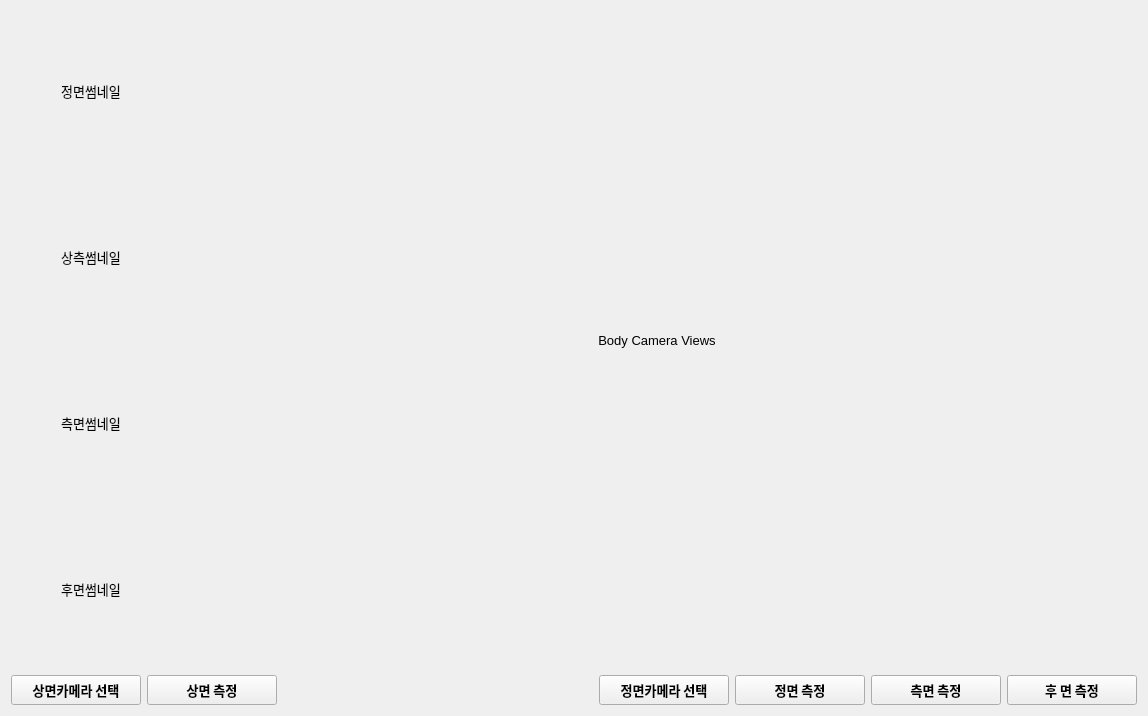
        <widget class="QWidget" name="tab">
         <attribute name="title">
          <string>체형측정</string>
         </attribute>
         <layout class="QGridLayout" name="gridLayout_4">
          <item row="0" column="0">
           <layout class="QVBoxLayout" name="verticalLayout_3">
            <item>
             <widget class="ImgView" name="ivBodyFrontView">
              <property name="minimumSize">
               <size>
                <width>160</width>
                <height>160</height>
               </size>
              </property>
              <property name="maximumSize">
               <size>
                <width>160</width>
                <height>160</height>
               </size>
              </property>
              <property name="font">
               <font>
                <family>Malgun Gothic</family>
                <pointsize>10</pointsize>
                <weight>50</weight>
                <bold>false</bold>
               </font>
              </property>
              <property name="layoutDirection">
               <enum>Qt::LeftToRight</enum>
              </property>
              <property name="styleSheet">
               <string notr="true"/>
              </property>
              <property name="text">
               <string>정면썸네일</string>
              </property>
              <property name="alignment">
               <set>Qt::AlignCenter</set>
              </property>
              <property name="IsImgView" stdset="0">
               <bool>true</bool>
              </property>
             </widget>
            </item>
            <item>
             <widget class="ImgView" name="ivBodyTopView">
              <property name="minimumSize">
               <size>
                <width>160</width>
                <height>160</height>
               </size>
              </property>
              <property name="maximumSize">
               <size>
                <width>160</width>
                <height>160</height>
               </size>
              </property>
              <property name="font">
               <font>
                <family>Malgun Gothic</family>
                <pointsize>10</pointsize>
                <weight>50</weight>
                <bold>false</bold>
               </font>
              </property>
              <property name="layoutDirection">
               <enum>Qt::LeftToRight</enum>
              </property>
              <property name="styleSheet">
               <string notr="true"/>
              </property>
              <property name="text">
               <string>상측썸네일</string>
              </property>
              <property name="alignment">
               <set>Qt::AlignCenter</set>
              </property>
              <property name="IsImgView" stdset="0">
               <bool>true</bool>
              </property>
             </widget>
            </item>
            <item>
             <widget class="ImgView" name="ivBodySideView">
              <property name="minimumSize">
               <size>
                <width>160</width>
                <height>160</height>
               </size>
              </property>
              <property name="maximumSize">
               <size>
                <width>160</width>
                <height>160</height>
               </size>
              </property>
              <property name="font">
               <font>
                <family>Malgun Gothic</family>
                <pointsize>10</pointsize>
                <weight>50</weight>
                <bold>false</bold>
               </font>
              </property>
              <property name="layoutDirection">
               <enum>Qt::LeftToRight</enum>
              </property>
              <property name="text">
               <string>측면썸네일</string>
              </property>
              <property name="alignment">
               <set>Qt::AlignCenter</set>
              </property>
              <property name="IsImgView" stdset="0">
               <bool>true</bool>
              </property>
             </widget>
            </item>
            <item>
             <widget class="ImgView" name="ivBodyBackView">
              <property name="minimumSize">
               <size>
                <width>160</width>
                <height>160</height>
               </size>
              </property>
              <property name="maximumSize">
               <size>
                <width>160</width>
                <height>160</height>
               </size>
              </property>
              <property name="font">
               <font>
                <family>Malgun Gothic</family>
                <pointsize>10</pointsize>
                <weight>50</weight>
                <bold>false</bold>
               </font>
              </property>
              <property name="layoutDirection">
               <enum>Qt::LeftToRight</enum>
              </property>
              <property name="text">
               <string>후면썸네일</string>
              </property>
              <property name="alignment">
               <set>Qt::AlignCenter</set>
              </property>
              <property name="IsImgView" stdset="0">
               <bool>true</bool>
              </property>
             </widget>
            </item>
           </layout>
          </item>
          <item row="0" column="1">
           <widget class="ImgView" name="ivBodyCameraViews">
            <property name="sizePolicy">
             <sizepolicy hsizetype="Preferred" vsizetype="Preferred">
              <horstretch>1</horstretch>
              <verstretch>0</verstretch>
             </sizepolicy>
            </property>
            <property name="minimumSize">
             <size>
              <width>960</width>
              <height>540</height>
             </size>
            </property>
            <property name="maximumSize">
             <size>
              <width>1280</width>
              <height>1280</height>
             </size>
            </property>
            <property name="font">
             <font>
              <pointsize>10</pointsize>
             </font>
            </property>
            <property name="styleSheet">
             <string notr="true"/>
            </property>
            <property name="frameShape">
             <enum>QFrame::NoFrame</enum>
            </property>
            <property name="text">
             <string>Body Camera Views</string>
            </property>
            <property name="alignment">
             <set>Qt::AlignCenter</set>
            </property>
            <property name="IsImgView" stdset="0">
             <bool>true</bool>
            </property>
           </widget>
          </item>
          <item row="1" column="0" colspan="2">
           <layout class="QHBoxLayout" name="horizontalLayout_5">
            <item>
             <widget class="QPushButton" name="pbSelectUpperCamera">
              <property name="minimumSize">
               <size>
                <width>130</width>
                <height>30</height>
               </size>
              </property>
              <property name="font">
               <font>
                <family>Malgun Gothic</family>
                <pointsize>10</pointsize>
                <weight>75</weight>
                <bold>true</bold>
               </font>
              </property>
              <property name="text">
               <string>상면카메라 선택</string>
              </property>
              <property name="IsCaptureButton" stdset="0">
               <bool>true</bool>
              </property>
             </widget>
            </item>
            <item>
             <widget class="QPushButton" name="pbUpperCapture">
              <property name="minimumSize">
               <size>
                <width>130</width>
                <height>30</height>
               </size>
              </property>
              <property name="font">
               <font>
                <family>Malgun Gothic</family>
                <pointsize>10</pointsize>
                <weight>75</weight>
                <bold>true</bold>
               </font>
              </property>
              <property name="text">
               <string>상면 측정</string>
              </property>
             </widget>
            </item>
            <item>
             <spacer name="horizontalSpacer_3">
              <property name="orientation">
               <enum>Qt::Horizontal</enum>
              </property>
              <property name="sizeHint" stdset="0">
               <size>
                <width>78</width>
                <height>17</height>
               </size>
              </property>
             </spacer>
            </item>
            <item>
             <widget class="QPushButton" name="pbSelectBodyCamera">
              <property name="minimumSize">
               <size>
                <width>130</width>
                <height>30</height>
               </size>
              </property>
              <property name="font">
               <font>
                <family>Malgun Gothic</family>
                <pointsize>10</pointsize>
                <weight>75</weight>
                <bold>true</bold>
               </font>
              </property>
              <property name="text">
               <string>정면카메라 선택</string>
              </property>
              <property name="IsCaptureButton" stdset="0">
               <bool>true</bool>
              </property>
             </widget>
            </item>
            <item>
             <widget class="QPushButton" name="pbFrontCapture">
              <property name="minimumSize">
               <size>
                <width>130</width>
                <height>30</height>
               </size>
              </property>
              <property name="font">
               <font>
                <family>Malgun Gothic</family>
                <pointsize>10</pointsize>
                <weight>75</weight>
                <bold>true</bold>
               </font>
              </property>
              <property name="text">
               <string>정면 측정</string>
              </property>
             </widget>
            </item>
            <item>
             <widget class="QPushButton" name="pbSideCapture">
              <property name="minimumSize">
               <size>
                <width>130</width>
                <height>30</height>
               </size>
              </property>
              <property name="font">
               <font>
                <family>Malgun Gothic</family>
                <pointsize>10</pointsize>
                <weight>75</weight>
                <bold>true</bold>
               </font>
              </property>
              <property name="text">
               <string>측면 측정</string>
              </property>
             </widget>
            </item>
            <item>
             <widget class="QPushButton" name="pbBackCapture">
              <property name="minimumSize">
               <size>
                <width>130</width>
                <height>30</height>
               </size>
              </property>
              <property name="font">
               <font>
                <family>Malgun Gothic</family>
                <pointsize>10</pointsize>
                <weight>75</weight>
                <bold>true</bold>
               </font>
              </property>
              <property name="text">
               <string>후 면 측정</string>
              </property>
             </widget>
            </item>
           </layout>
          </item>
         </layout>
        </widget>
